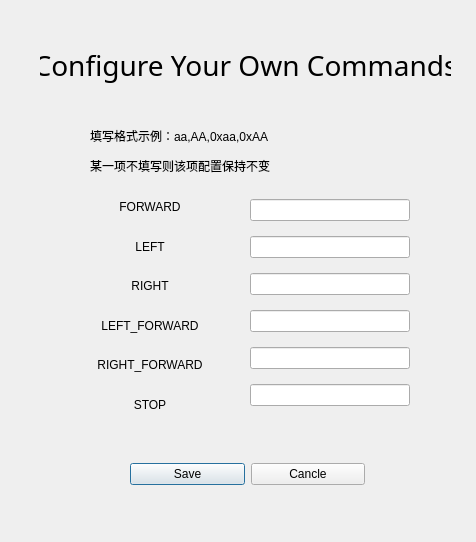
<?xml version="1.0" encoding="UTF-8"?>
<ui version="4.0">
 <class>ChangeCommands</class>
 <widget class="QDialog" name="ChangeCommands">
  <property name="geometry">
   <rect>
    <x>0</x>
    <y>0</y>
    <width>476</width>
    <height>542</height>
   </rect>
  </property>
  <property name="windowTitle">
   <string>Dialog</string>
  </property>
  <widget class="QLabel" name="label_title">
   <property name="geometry">
    <rect>
     <x>40</x>
     <y>20</y>
     <width>411</width>
     <height>91</height>
    </rect>
   </property>
   <property name="font">
    <font>
     <family>AR CARTER</family>
     <pointsize>21</pointsize>
    </font>
   </property>
   <property name="text">
    <string>Configure Your Own Commands</string>
   </property>
   <property name="alignment">
    <set>Qt::AlignCenter</set>
   </property>
  </widget>
  <widget class="QLabel" name="label">
   <property name="geometry">
    <rect>
     <x>90</x>
     <y>120</y>
     <width>281</width>
     <height>31</height>
    </rect>
   </property>
   <property name="text">
    <string>填写格式示例：aa,AA,0xaa,0xAA</string>
   </property>
  </widget>
  <widget class="QWidget" name="verticalLayoutWidget_2">
   <property name="geometry">
    <rect>
     <x>250</x>
     <y>190</y>
     <width>160</width>
     <height>231</height>
    </rect>
   </property>
   <layout class="QVBoxLayout" name="verticalLayout_2">
    <item>
     <widget class="QLineEdit" name="lineEdit_FORWARD"/>
    </item>
    <item>
     <widget class="QLineEdit" name="lineEdit_LEFT"/>
    </item>
    <item>
     <widget class="QLineEdit" name="lineEdit_RIGHT"/>
    </item>
    <item>
     <widget class="QLineEdit" name="lineEdit_LEFT_FORWARD"/>
    </item>
    <item>
     <widget class="QLineEdit" name="lineEdit_RIGHT_FORWARD"/>
    </item>
    <item>
     <widget class="QLineEdit" name="lineEdit_STOP"/>
    </item>
   </layout>
  </widget>
  <widget class="QWidget" name="horizontalLayoutWidget">
   <property name="geometry">
    <rect>
     <x>130</x>
     <y>449</y>
     <width>235</width>
     <height>51</height>
    </rect>
   </property>
   <layout class="QHBoxLayout" name="horizontalLayout">
    <item>
     <widget class="QPushButton" name="pushButton_Save">
      <property name="text">
       <string>Save</string>
      </property>
     </widget>
    </item>
    <item>
     <widget class="QPushButton" name="pushButton_Cancle">
      <property name="text">
       <string>Cancle</string>
      </property>
     </widget>
    </item>
   </layout>
  </widget>
  <widget class="QLabel" name="label_2">
   <property name="geometry">
    <rect>
     <x>90</x>
     <y>150</y>
     <width>281</width>
     <height>31</height>
    </rect>
   </property>
   <property name="text">
    <string>某一项不填写则该项配置保持不变</string>
   </property>
  </widget>
  <widget class="QWidget" name="verticalLayoutWidget">
   <property name="geometry">
    <rect>
     <x>70</x>
     <y>190</y>
     <width>160</width>
     <height>231</height>
    </rect>
   </property>
   <layout class="QVBoxLayout" name="verticalLayout">
    <item>
     <widget class="QLabel" name="label_FORWARD">
      <property name="text">
       <string>FORWARD</string>
      </property>
      <property name="alignment">
       <set>Qt::AlignCenter</set>
      </property>
     </widget>
    </item>
    <item>
     <widget class="QLabel" name="label_LEFT">
      <property name="text">
       <string>LEFT</string>
      </property>
      <property name="alignment">
       <set>Qt::AlignCenter</set>
      </property>
     </widget>
    </item>
    <item>
     <widget class="QLabel" name="label_RIGHT">
      <property name="text">
       <string>RIGHT</string>
      </property>
      <property name="alignment">
       <set>Qt::AlignCenter</set>
      </property>
     </widget>
    </item>
    <item>
     <widget class="QLabel" name="label_LEFT_FORWARD">
      <property name="text">
       <string>LEFT_FORWARD</string>
      </property>
      <property name="alignment">
       <set>Qt::AlignCenter</set>
      </property>
     </widget>
    </item>
    <item>
     <widget class="QLabel" name="label_RIGHT_FORWARD">
      <property name="text">
       <string>RIGHT_FORWARD</string>
      </property>
      <property name="alignment">
       <set>Qt::AlignCenter</set>
      </property>
     </widget>
    </item>
    <item>
     <widget class="QLabel" name="label_STOP">
      <property name="text">
       <string>STOP</string>
      </property>
      <property name="alignment">
       <set>Qt::AlignCenter</set>
      </property>
     </widget>
    </item>
   </layout>
  </widget>
 </widget>
 <resources/>
 <connections/>
</ui>
